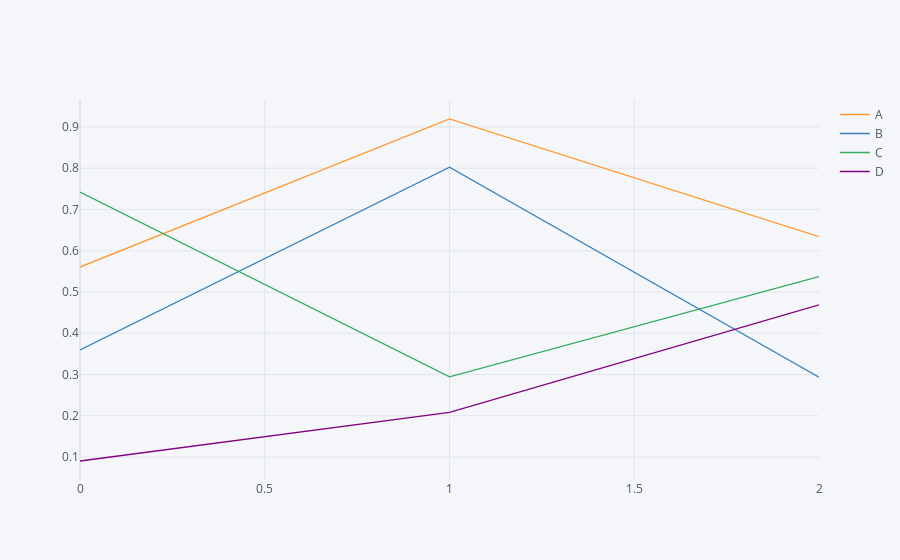

The code cell stored with this chart in its notebook:
### Code cell
df.iplot()

### Figure 1 — Plotly figure (JSON) as saved in the notebook; plotly's stock layout.template omitted (floating-point values rounded to 4 significant figures)
{"data": [{"line": {"color": "rgba(255, 153, 51, 1.0)", "dash": "solid", "shape": "linear", "width": 1.3}, "mode": "lines", "name": "A", "text": "", "type": "scatter", "x": [0, 1, 2], "y": [0.5605, 0.9192, 0.6343]}, {"line": {"color": "rgba(55, 128, 191, 1.0)", "dash": "solid", "shape": "linear", "width": 1.3}, "mode": "lines", "name": "B", "text": "", "type": "scatter", "x": [0, 1, 2], "y": [0.3595, 0.8024, 0.2934]}, {"line": {"color": "rgba(50, 171, 96, 1.0)", "dash": "solid", "shape": "linear", "width": 1.3}, "mode": "lines", "name": "C", "text": "", "type": "scatter", "x": [0, 1, 2], "y": [0.7423, 0.2942, 0.5374]}, {"line": {"color": "rgba(128, 0, 128, 1.0)", "dash": "solid", "shape": "linear", "width": 1.3}, "mode": "lines", "name": "D", "text": "", "type": "scatter", "x": [0, 1, 2], "y": [0.09048, 0.2085, 0.4688]}], "layout": {"legend": {"bgcolor": "#F5F6F9", "font": {"color": "#4D5663"}}, "paper_bgcolor": "#F5F6F9", "plot_bgcolor": "#F5F6F9", "title": {"font": {"color": "#4D5663"}}, "xaxis": {"gridcolor": "#E1E5ED", "showgrid": true, "tickfont": {"color": "#4D5663"}, "title": {"font": {"color": "#4D5663"}, "text": ""}, "zerolinecolor": "#E1E5ED"}, "yaxis": {"gridcolor": "#E1E5ED", "showgrid": true, "tickfont": {"color": "#4D5663"}, "title": {"font": {"color": "#4D5663"}, "text": ""}, "zerolinecolor": "#E1E5ED"}}}
